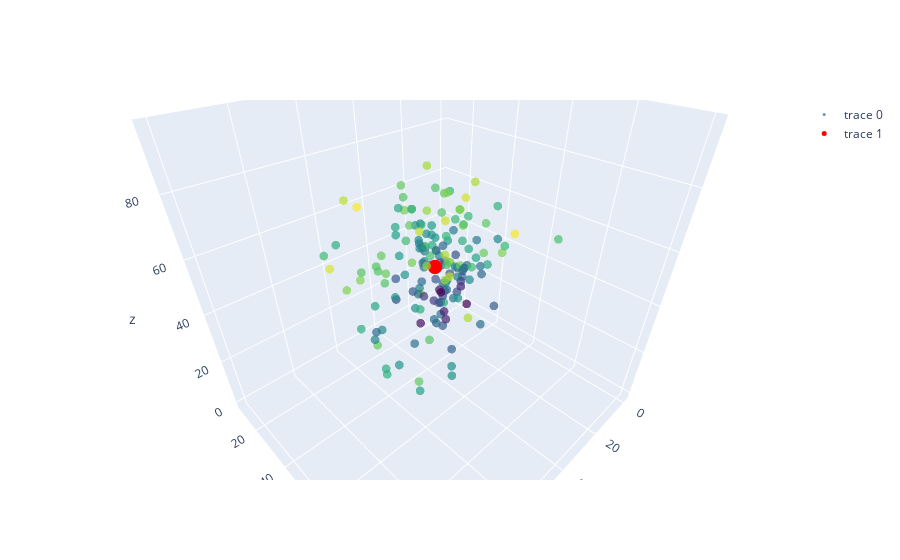

The notebook cell saved with this chart:
### Markdown cell above
まず、元のデータと重心をプロットする.

### Code cell
d = pd.read_csv("./data/econ/multivar_analysis/grades.csv")
d=d[["math","science","literature"]]
x,y,z=d["math"],d["science"],d["literature"]
fig = go.Figure(
    data=[
        go.Scatter3d(
        x=x, y=y, z=z,
        mode='markers',
        marker=dict(
            size=3,
            color=z,
            colorscale='Viridis',  
            opacity=0.7
            )
        )
    ]
)
fig.add_trace(go.Scatter3d(x=[np.mean(d["math"])],y=[np.mean(d["science"])],z=[np.mean(d["literature"])],mode='markers',marker=dict(size=5,color="red")))
fig.show()

### Figure 1 — Plotly figure (JSON) as saved in the notebook; plotly's stock layout.template omitted (floating-point values rounded to 4 significant figures; data arrays with more than 128 entries replaced by an {"elided": "..."} marker saying what was removed)
{"data": [{"marker": {"color": {"elided": "166 int values"}, "colorscale": [[0, "#440154"], [0.1111, "#482878"], [0.2222, "#3e4989"], [0.3333, "#31688e"], [0.4444, "#26828e"], [0.5556, "#1f9e89"], [0.6667, "#35b779"], [0.7778, "#6ece58"], [0.8889, "#b5de2b"], [1, "#fde725"]], "opacity": 0.7, "size": 3}, "mode": "markers", "type": "scatter3d", "x": {"elided": "166 int values"}, "y": {"elided": "166 int values"}, "z": {"elided": "166 int values"}}, {"marker": {"color": "red", "size": 5}, "mode": "markers", "type": "scatter3d", "x": [45.61], "y": [49.89], "z": [52.33]}], "layout": {"autosize": true, "scene": {"aspectmode": "auto", "aspectratio": {"x": 1.046, "y": 0.9519, "z": 1.004}, "camera": {"center": {"x": 0, "y": 0, "z": 0}, "eye": {"x": 0.7828, "y": 0.8073, "z": 0.7951}, "projection": {"type": "perspective"}, "up": {"x": 0, "y": 0, "z": 1}}}}}
